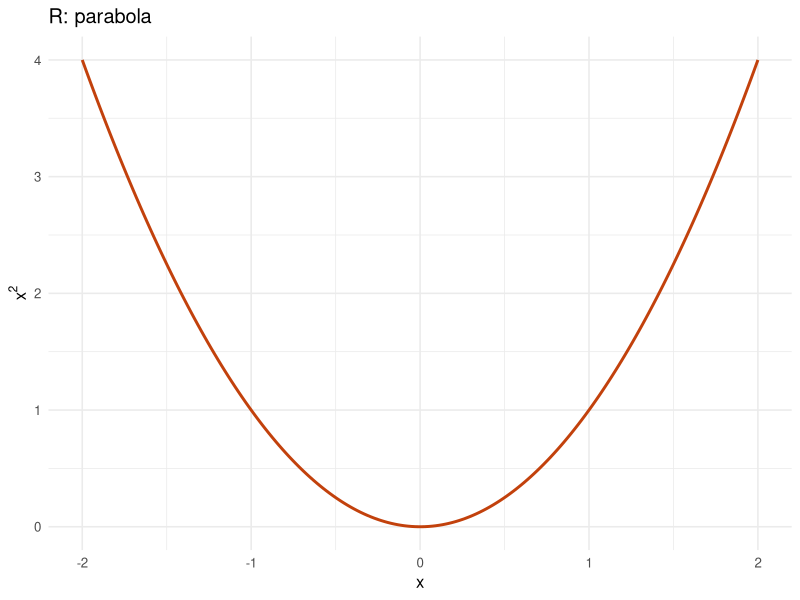

This figure's R source:
## ---- chunk 1
#| label: fig-r-parabola
#| fig-cap: "A parabola generated by R and ggplot2."
#| fig-alt: "An orange upward-opening parabola with its minimum at the origin."
#| fig-width: 7
#| fig-height: 4
library(ggplot2)

x <- seq(-2, 2, length.out = 200)
points <- data.frame(x = x, y = x^2)
ggplot(points, aes(x = x, y = y)) +
  geom_line(colour = "#c2410c", linewidth = 1) +
  labs(title = "R: parabola", x = "x", y = expression(x^2)) +
  theme_minimal(base_size = 12)
